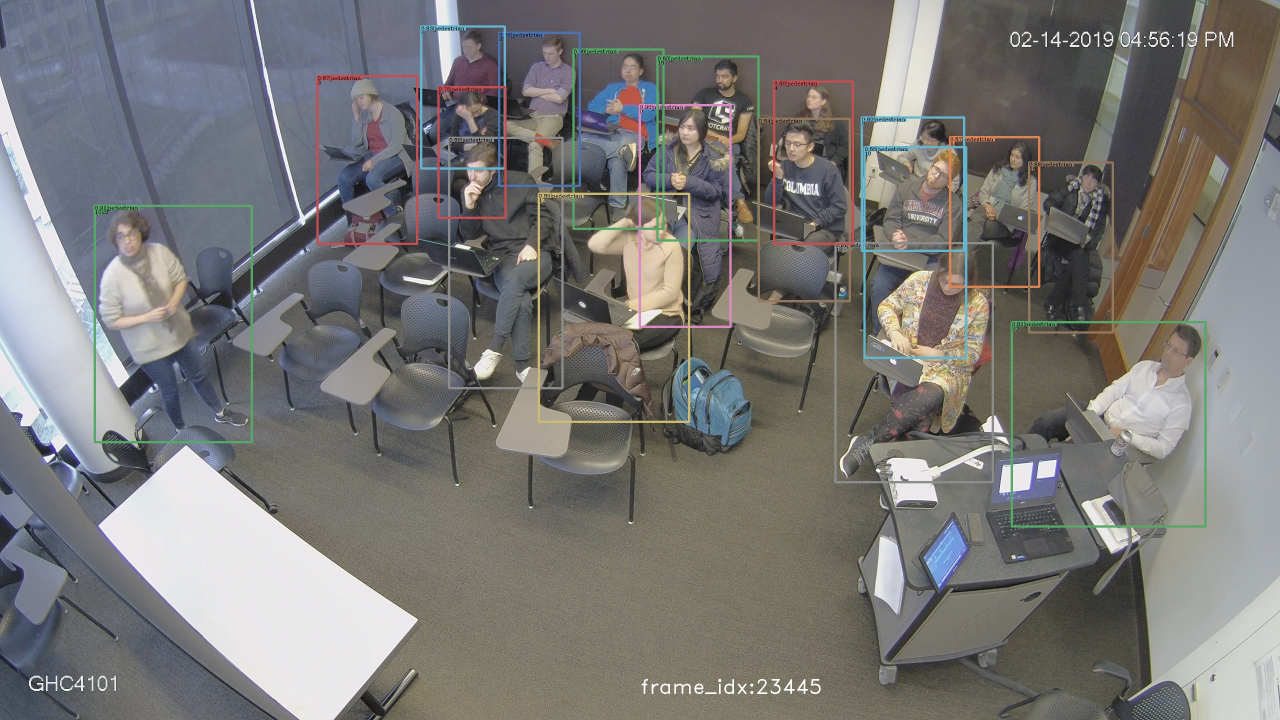
#> input picture class-id/legacy_code/notebooks/frame_test/23445.jpg, 3840 x 2160 px (shown at 1/3 size)
$ python -i process_frame.py   (imports and definitions only)
#> lines starting #> are read from the running program, lines starting #| are printed output that depends on the picture; after the words box and inside, x2 and y2 are one past the last pixel; in counts of white or black regions, pixels touching at a corner belong together
#> further down, picture is the input picture: shape (2160, 3840, 3); mean B, G, R 118.1, 119.7, 121.2
# Copyright (c) 2017-2019 Carnegie Mellon University. All rights reserved.
# Use of this source code is governed by BSD 3-clause license.

import argparse
import base64
import datetime
from datetime import timedelta
from datetime import datetime
import json
import queue
import os
import socket
import struct
import sys
import threading
import time
import traceback
import sys
import cv2
import numpy
import requests
import math
import logging
from logging.handlers import WatchedFileHandler
import traceback

import cv2
import re
import pytz
import numpy as np
from datetime import datetime,timedelta

from edusense_scripts.centroidtracker import *
# from edusense_scripts.headpose import *
# from edusense_scripts.render import *
from edusense_scripts.process import *

# [170 lines left out: function process_frame, not called in this run]


def get_timestamp(frame):

      gray = cv2.cvtColor(frame, cv2.COLOR_BGR2GRAY)
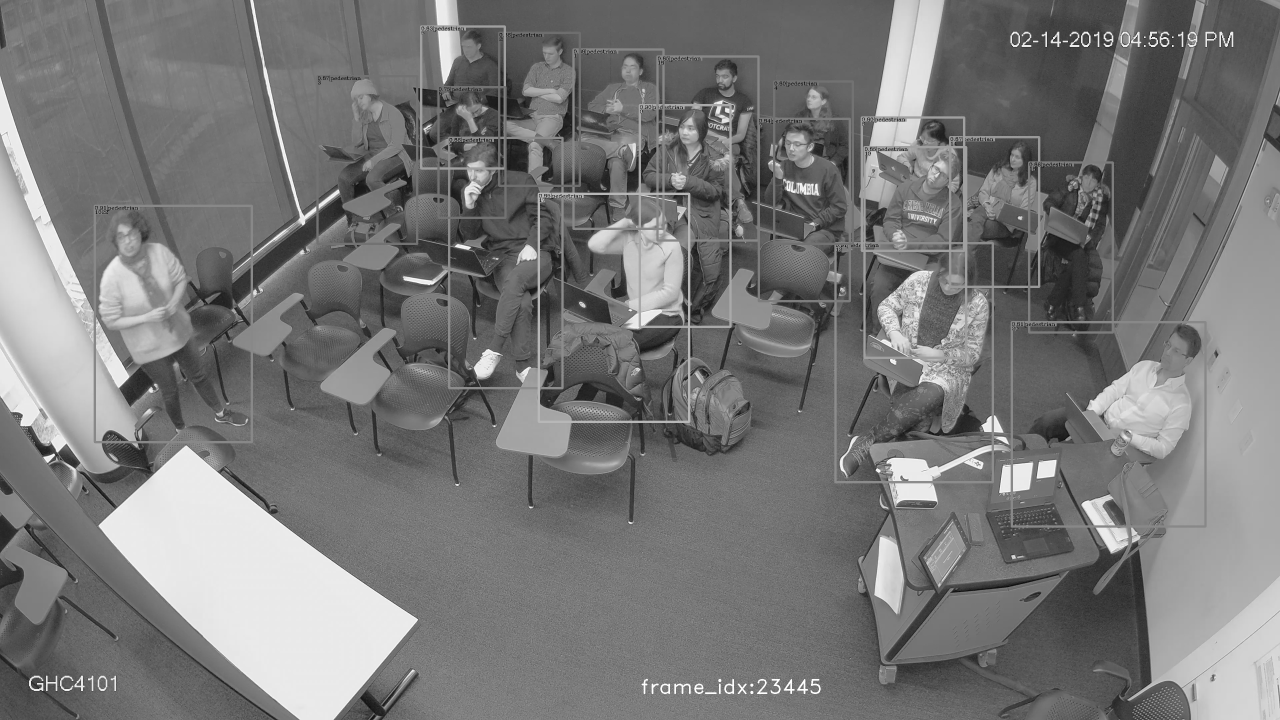
#> gray: shape (2160, 3840) (shown at 1/3 size); min 0, max 255, mean 120
      cropped_image=gray[80:150,3000:3800]
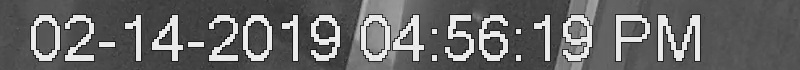
#> cropped_image: shape (70, 800); min 10, max 254, mean 102
      cropped_image=cv2.resize(cropped_image,(800,100))
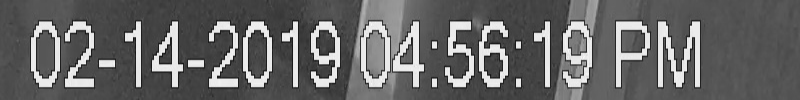
#> cropped_image: shape (100, 800); min 16, max 253, mean 102
      binary = cv2.adaptiveThreshold(cropped_image,255,cv2.ADAPTIVE_THRESH_GAUSSIAN_C,cv2.THRESH_BINARY,11,60)
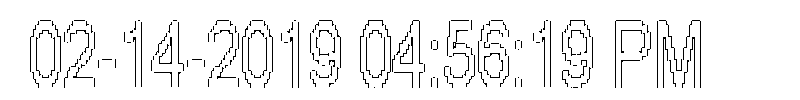
#> binary: shape (100, 800); 94.5% white; black in thin lines or dots, all inside (x1, y1, x2, y2) = (30, 20, 701, 88)
      # text = pytesseract.image_to_string(binary,config='--psm 13  -c tessedit_char_whitelist=:-0123456789APM" " ')
      text = ''
      return text;


# [165 lines left out: functions convert24hour, clean_OCR_Time, convert_to_UTC, extract_date, extract_time, time_diff, not called in this run]

>>> import cv2
>>> picture = cv2.imread('../../../../../class-id/legacy_code/notebooks/frame_test/23445.jpg')
>>> result = get_timestamp(picture)
#> result = ''
